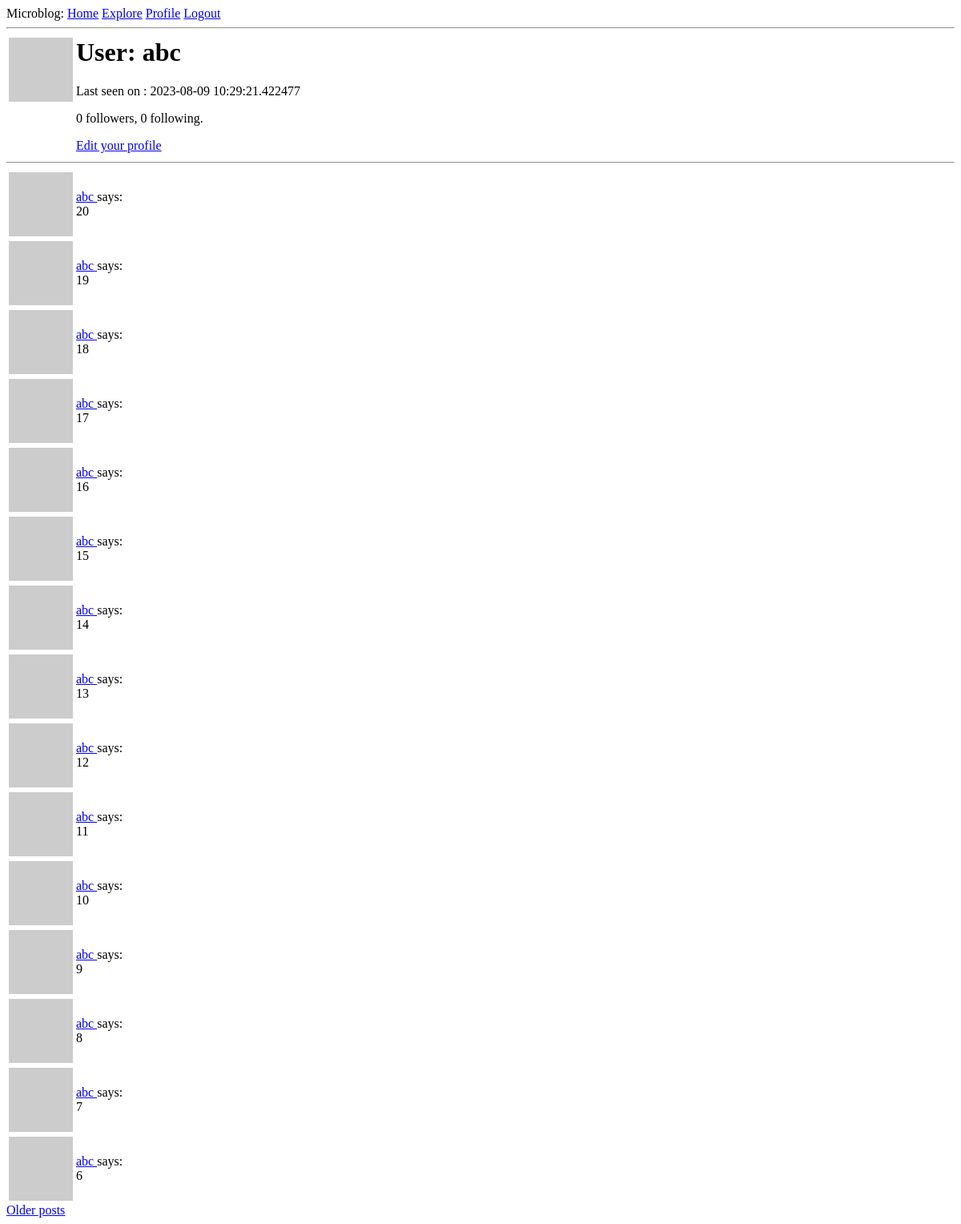
Page /user/abc (signed in) on the earlier database version.
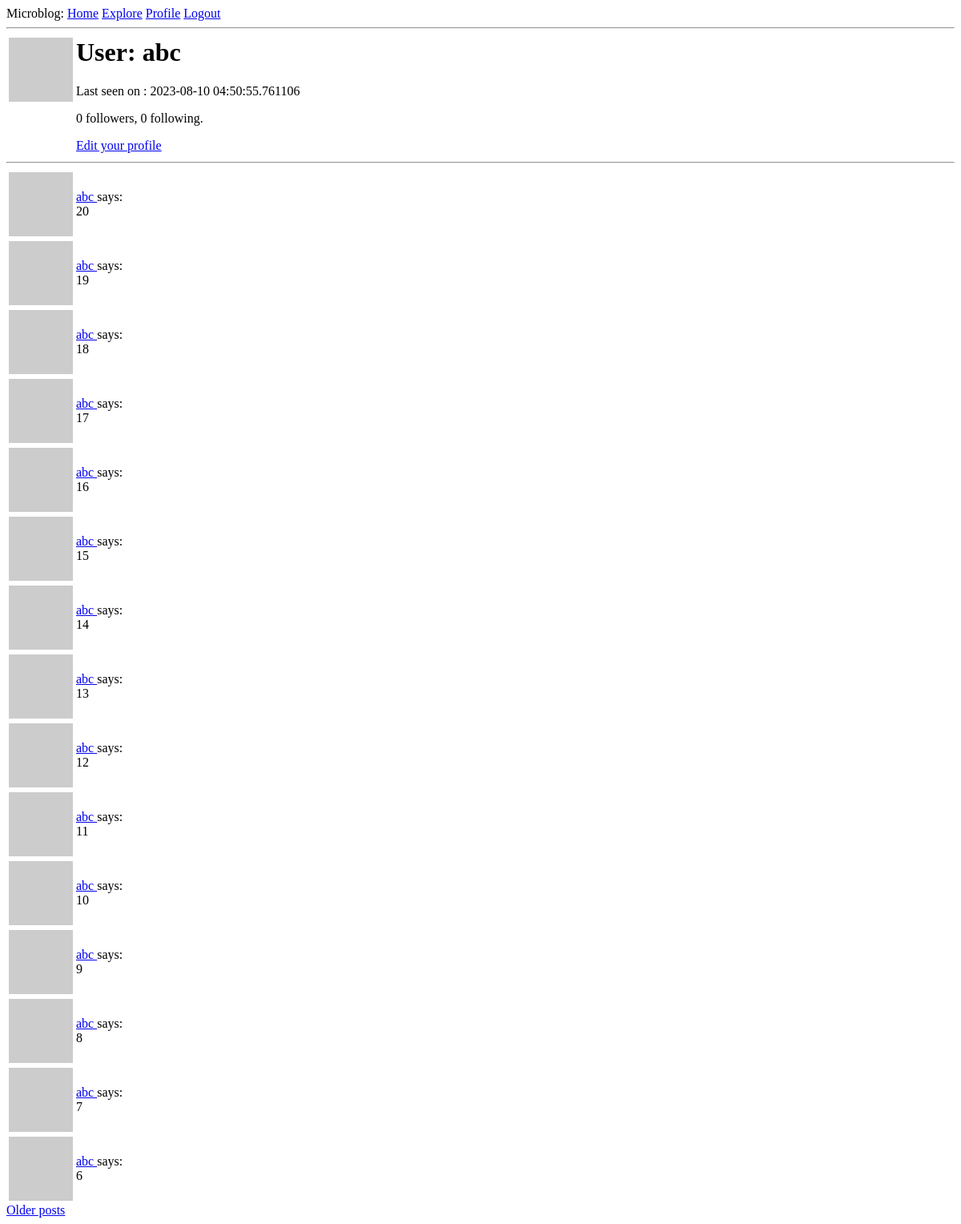
Same page on the later database version.
### app/models.py (models this page shows, shortened)
class User(UserMixin, db.Model):
	id = db.Column(db.Integer, primary_key=True)
	username = db.Column(db.String(64), index=True, unique=True)
	email = db.Column(db.String(120), index=True, unique=True)
	password_hash = db.Column(db.String(128))
	posts = db.relationship('Post', backref='author', lazy='dynamic')
	about_me = db.Column(db.String(1024))
	last_seen = db.Column(db.DateTime, default=datetime.utcnow)
	followed = db.relationship(
		'User', secondary=followers,
		primaryjoin=(followers.c.follower_id == id),
		secondaryjoin=(followers.c.followed_id == id),
		backref=db.backref('followers', lazy='dynamic'), lazy = 'dynamic'
	)
	def avatar(self, size):
		digest = md5(self.email.lower().encode('utf-8')).hexdigest()
		return 'https://www.gravatar.com/avatar/{}?d=identicon&s={}'.format(digest, size)

### app/routes.py (the view)
@flask_app.route('/user/<username>')
@login_required
def user(username):
	user = User.query.filter_by(username=username).first_or_404()
	page = request.args.get('page', 1, type=int)
	posts = user.posts.order_by(Post.timestamp.desc()).paginate(
		page=page, per_page=flask_app.config['POSTS_PER_PAGE'], error_out=False)
	next_url = url_for('user', username=user.username, page=posts.next_num) \
		if posts.has_next else None
	prev_url = url_for('user', username=user.username, page=posts.prev_num) \
		if posts.has_prev else None
	form = EmptyForm()
	return render_template('user.html', user=user, posts=posts.items,
						   next_url=next_url, prev_url=prev_url, form=form)

### app/models.py (called while the page is built)
@login.user_loader
def load_user(id):
	return User.query.get(int(id))

### app/routes.py (called while the page is built)
@flask_app.before_request
def before_request():
	if current_user.is_authenticated:
		current_user.last_seen = datetime.utcnow()
		db.session.commit()

### app/templates/user.html (shortened to what this page needs)
{% extends "base.html" %}
{% block content %}
    <table>
        <tr valign="top">
            <td><img src="{{ user.avatar(128) }}"></td>
            <td>
                <h1>User: {{ user.username }}</h1>
                {% if user.last_seen %}<p>Last seen on : {{ user.last_seen }}</p> {% endif %}
                <p>{{ user.followers.count() }} followers, {{user.followed.count() }} following.</p>
                {% if user == current_user %}
                <p><a href="{{ url_for('edit_profile') }}">Edit your profile</a></p>
                {% else %}
                    <form action="{{ url_for('unfollow', username=user.username) }}" method="post">
                        {{ form.hidden_tag() }}
                        {{ form.submit(value='Unfollow') }}
                    </form>
                {% endif %}
            </td>
        </tr>
    </table>
    <hr>
    {% for post in posts %}
        {% include '_post.html' %}
    {% endfor %}
    {% if next_url %}
    <a href="{{ next_url }}">Older posts</a>
    {% endif %}
{% endblock %}

Differences in the rows shown:
changed User "abc": last_seen "2023-08-09 10:29:21.422477" → "2023-08-10 04:50:55.761106"
